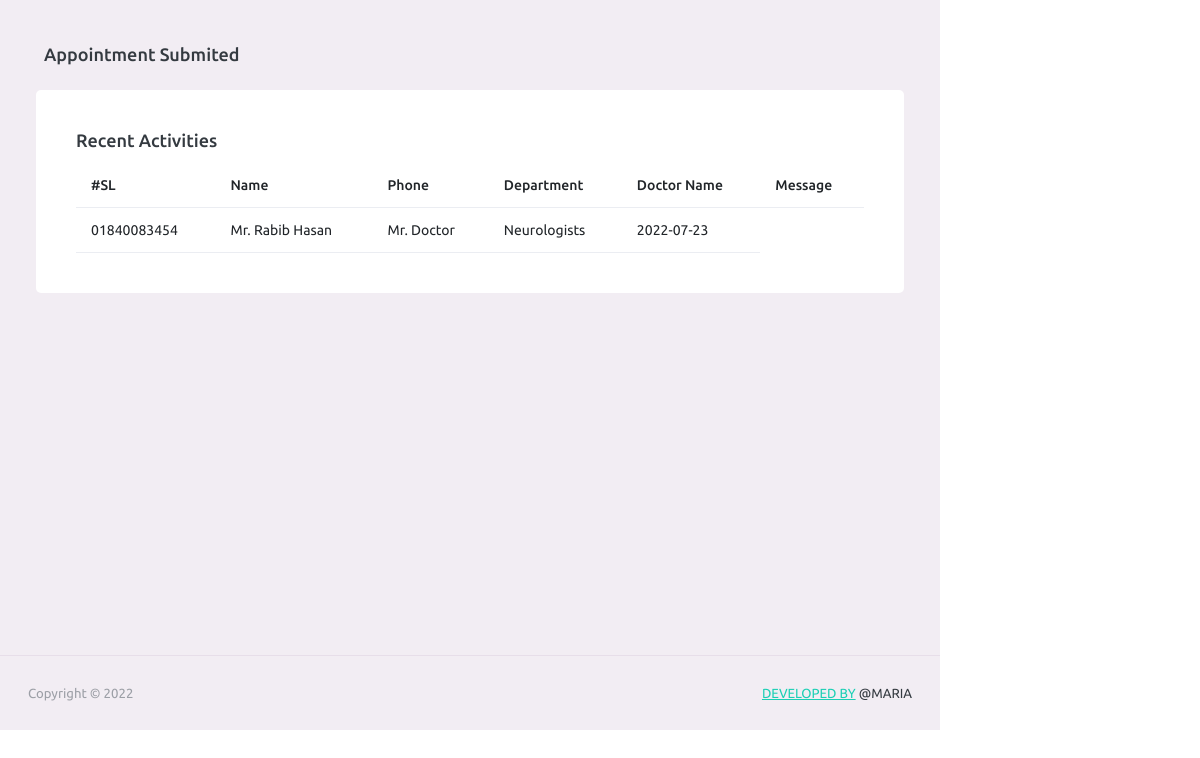
Screenshot of /pages/success.php?phn=01840083454 with the database file from the repository.
### tables this page shows
CREATE TABLE `patient` (
  `id` int(11) NOT NULL,
  `name` varchar(40) NOT NULL,
  `father_or_husband_name` varchar(40) DEFAULT NULL,
  `mother_name` varchar(40) DEFAULT NULL,
  `religious` varchar(10) DEFAULT NULL,
  `nid` varchar(40) DEFAULT NULL,
  `blood_group` varchar(10) DEFAULT NULL,
  `nationality` varchar(20) DEFAULT NULL,
  `marital_status` enum('MARRIED','UNMARRIED','OTHERS') DEFAULT 'UNMARRIED',
  `phone` varchar(13) NOT NULL,
  `gender` varchar(10) NOT NULL,
  `age` varchar(3) NOT NULL,
  `relagius` varchar(10) DEFAULT NULL,
  `weight` int(11) DEFAULT NULL,
  `present_address` varchar(255) DEFAULT NULL,
  `permanent_address` varchar(255) DEFAULT NULL,
  `created_at` timestamp NOT NULL DEFAULT current_timestamp(),
  `created_by` int(11) DEFAULT NULL,
  `modified_at` timestamp NOT NULL DEFAULT '0000-00-00 00:00:00',
  `modified_by` int(11) DEFAULT NULL,
  `status` int(11) NOT NULL DEFAULT 1
);

CREATE TABLE `appointment` (
  `id` int(11) NOT NULL,
  `name` varchar(40) NOT NULL,
  `phone` varchar(15) DEFAULT NULL,
  `patient_id` int(11) DEFAULT NULL,
  `message` text DEFAULT NULL,
  `doctor_id` int(11) DEFAULT NULL,
  `department_id` int(11) DEFAULT NULL,
  `date` date DEFAULT NULL,
  `time` varchar(20) DEFAULT NULL,
  `created_at` timestamp NOT NULL DEFAULT current_timestamp(),
  `created_by` int(11) DEFAULT NULL,
  `modified_at` datetime DEFAULT NULL,
  `modified_by` int(11) DEFAULT NULL,
  `status` int(11) NOT NULL DEFAULT 1
);

CREATE TABLE `user` (
  `id` int(11) NOT NULL,
  `avatar` varchar(255) DEFAULT NULL,
  `name` varchar(255) NOT NULL,
  `email` varchar(40) DEFAULT NULL,
  `password` char(40) NOT NULL,
  `phone` varchar(13) NOT NULL,
  `roles` enum('SUPERADMIN','ADMIN','DOCTOR','ASSISTANT') DEFAULT 'ASSISTANT',
  `address` text DEFAULT NULL,
  `created_at` timestamp NOT NULL DEFAULT current_timestamp(),
  `created_by` int(11) DEFAULT NULL,
  `modified_at` datetime DEFAULT NULL,
  `modified_by` int(11) DEFAULT NULL,
  `status` int(11) NOT NULL DEFAULT 1
);

CREATE TABLE `department` (
  `id` int(11) NOT NULL,
  `name` varchar(255) NOT NULL,
  `created_by` int(11) DEFAULT NULL,
  `created_at` timestamp NOT NULL DEFAULT current_timestamp(),
  `modified_at` timestamp NOT NULL DEFAULT '0000-00-00 00:00:00',
  `modified_by` int(11) DEFAULT NULL,
  `status` int(11) NOT NULL DEFAULT 1
);

### pages/success.php (the view, shortened to what this page needs)
<?php
require_once("../include/header.php");
?>
<div class="container-scroller">
    <div class="container-fluid page-body-wrapper">
        <div class="main-panel">
            <div class="content-wrapper">
                <?php
$connect =  new mysqli(HOST,USER,PASS,DB_NAME);
$phone = $_GET['phn'];
$query = "SELECT patient.phone,patient.name,appointment.name as  patient,user.name as doctor, department.name as department, appointment.date, appointment.message FROM appointment
LEFT JOIN patient on patient.id=appointment.patient_id
LEFT JOIN doctor on doctor.id=appointment.doctor_id
LEFT JOIN user on user.id=doctor.user_id
LEFT JOIN department ON department.id=appointment.department_id
WHERE appointment.phone='$phone'";
 $statement = $connect->prepare($query);
 $statement->execute();
 $result = $statement->get_result();
 $appointment = $result->fetch_all(MYSQLI_ASSOC)[0];
?>
                <div class="page-header d-flex justify-content-center">
                    <h3 class="page-title text-center">
                         Appointment Submited
                    </h3>
                </div>
                <div class="row">
                    <div class="col-12 grid-margin">
                        <div class="card">
                            <div class="card-body">
                                <h4 class="card-title">Recent Activities</h4>
                                <div class="table-responsive">
                                    <table class="table">
                                        <thead>
                                            <tr>
                                                <th> #SL </th>
                                                <th> Name </th>
                                                <th> Phone </th>
                                                <th> Department </th>
                                                <th> Doctor Name </th>
                                                <th>Message</th>
                                            </tr>
                                        </thead>
                                        <tbody>
                                            <?php
                        if(isset($_GET['phn']) && count($appointment) > 0){
                            ?>
                                            <tr>
                                                <td><?= $appointment['phone'] ?? ''?></td>
                                                <td>
                                                    <?= $appointment['patient'] ?? $appointment['name'] ?>
                                                </td>
                                                <td><?= $appointment['doctor']?></td>
                                                <td><?= $appointment['department']?></td>
                                                <td>
                                                    <?= $appointment['date']?>
                                                </td>
                                            </tr>
                                            <?php }else{ ?>
                                            <p>Data not found</p>
                                            <?php } ?>
                                        </tbody>
                                    </table>
                                </div>
                            </div>
                        </div>
                    </div>
                </div>
            </div>
            <?php require_once('../include/footer.php') ?>

### rows the page displays
patient: phone "01840083454"
appointment: name "Mr. Rabib Hasan", date "2022-07-23"
user: name "Mr. Doctor"
department: name "Neurologists"
